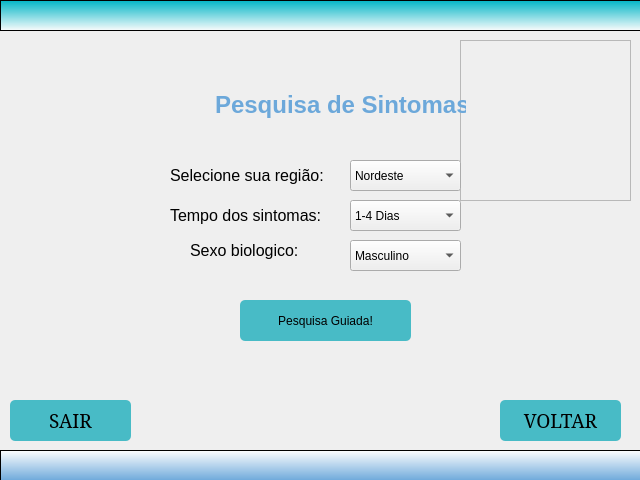
<?xml version="1.0" encoding="UTF-8"?>
<ui version="4.0">
 <class>MainWindow</class>
 <widget class="QMainWindow" name="MainWindow">
  <property name="geometry">
   <rect>
    <x>0</x>
    <y>0</y>
    <width>640</width>
    <height>480</height>
   </rect>
  </property>
  <property name="font">
   <font>
    <weight>50</weight>
    <bold>false</bold>
   </font>
  </property>
  <property name="windowTitle">
   <string>MainWindow</string>
  </property>
  <widget class="QWidget" name="centralwidget">
   <property name="styleSheet">
    <string notr="true">font: 14pt &quot;Constantia&quot;;</string>
   </property>
   <widget class="QFrame" name="frame">
    <property name="geometry">
     <rect>
      <x>0</x>
      <y>0</y>
      <width>641</width>
      <height>31</height>
     </rect>
    </property>
    <property name="styleSheet">
     <string notr="true">background-color: qlineargradient(spread:pad, x1:0.5, y1:0, x2:0.5, y2:1, stop:0 rgba(0, 181, 198, 255), stop:1 rgba(255, 255, 255, 224));</string>
    </property>
    <property name="frameShape">
     <enum>QFrame::StyledPanel</enum>
    </property>
    <property name="frameShadow">
     <enum>QFrame::Raised</enum>
    </property>
   </widget>
   <widget class="QFrame" name="frame_2">
    <property name="geometry">
     <rect>
      <x>0</x>
      <y>450</y>
      <width>641</width>
      <height>31</height>
     </rect>
    </property>
    <property name="styleSheet">
     <string notr="true">background-color: qlineargradient(spread:pad, x1:0.5, y1:0, x2:0.5, y2:1, stop:0 rgba(255, 255, 255, 255), stop:1 rgba(108, 168, 218, 255));</string>
    </property>
    <property name="frameShape">
     <enum>QFrame::StyledPanel</enum>
    </property>
    <property name="frameShadow">
     <enum>QFrame::Raised</enum>
    </property>
   </widget>
   <widget class="QFrame" name="frame_3">
    <property name="geometry">
     <rect>
      <x>460</x>
      <y>40</y>
      <width>171</width>
      <height>161</height>
     </rect>
    </property>
    <property name="toolTipDuration">
     <number>1</number>
    </property>
    <property name="styleSheet">
     <string notr="true">border-image: url(:/simbolo/logo-_simbolo-removebg-preview.png);</string>
    </property>
    <property name="frameShape">
     <enum>QFrame::StyledPanel</enum>
    </property>
    <property name="frameShadow">
     <enum>QFrame::Raised</enum>
    </property>
   </widget>
   <widget class="QPushButton" name="botaosair">
    <property name="geometry">
     <rect>
      <x>10</x>
      <y>400</y>
      <width>121</width>
      <height>41</height>
     </rect>
    </property>
    <property name="font">
     <font>
      <family>Constantia</family>
      <pointsize>14</pointsize>
      <weight>50</weight>
      <italic>false</italic>
      <bold>false</bold>
     </font>
    </property>
    <property name="cursor">
     <cursorShape>PointingHandCursor</cursorShape>
    </property>
    <property name="styleSheet">
     <string notr="true">QPushButton{
background-color: rgb(72, 187, 198);
border-radius: 5px;	
}
QPushButton:hover{
background-color: rgb(72, 187, 198);
border-radius: 5px;	
}
QPushButton:pressed{
background-color: rgb(255 , 255, 255);
border-radius: 5px;	
}
</string>
    </property>
    <property name="text">
     <string>SAIR</string>
    </property>
   </widget>
   <widget class="QPushButton" name="botaovoltar">
    <property name="geometry">
     <rect>
      <x>500</x>
      <y>400</y>
      <width>121</width>
      <height>41</height>
     </rect>
    </property>
    <property name="font">
     <font>
      <family>Constantia</family>
      <pointsize>14</pointsize>
      <weight>50</weight>
      <italic>false</italic>
      <bold>false</bold>
     </font>
    </property>
    <property name="cursor">
     <cursorShape>PointingHandCursor</cursorShape>
    </property>
    <property name="styleSheet">
     <string notr="true">QPushButton{
background-color: rgb(72, 187, 198);
border-radius: 5px;	
}
QPushButton:hover{
background-color: rgb(72, 187, 198);
border-radius: 5px;	
}
QPushButton:pressed{
background-color: rgb(255 , 255, 255);
border-radius: 5px;	
}
</string>
    </property>
    <property name="text">
     <string>VOLTAR</string>
    </property>
   </widget>
   <widget class="QLabel" name="label_principal">
    <property name="geometry">
     <rect>
      <x>215</x>
      <y>80</y>
      <width>251</width>
      <height>50</height>
     </rect>
    </property>
    <property name="styleSheet">
     <string notr="true">
color: rgb(108, 168, 218);</string>
    </property>
    <property name="text">
     <string>&lt;html&gt;&lt;head/&gt;&lt;body&gt;&lt;p&gt;&lt;span style=&quot; font-size:18pt; font-weight:600;&quot;&gt;Pesquisa de Sintomas!&lt;/span&gt;&lt;/p&gt;&lt;/body&gt;&lt;/html&gt;</string>
    </property>
   </widget>
   <widget class="QComboBox" name="comboregio">
    <property name="enabled">
     <bool>true</bool>
    </property>
    <property name="geometry">
     <rect>
      <x>350</x>
      <y>160</y>
      <width>111</width>
      <height>31</height>
     </rect>
    </property>
    <property name="cursor">
     <cursorShape>PointingHandCursor</cursorShape>
    </property>
    <property name="styleSheet">
     <string notr="true">
font: 12pt &quot;Constantia&quot;;</string>
    </property>
    <item>
     <property name="text">
      <string>Nordeste</string>
     </property>
    </item>
    <item>
     <property name="text">
      <string>Nenhum</string>
     </property>
    </item>
    <item>
     <property name="text">
      <string>Sudeste</string>
     </property>
    </item>
    <item>
     <property name="text">
      <string>Sul</string>
     </property>
    </item>
    <item>
     <property name="text">
      <string>Centro-Oeste</string>
     </property>
    </item>
    <item>
     <property name="text">
      <string>Norte</string>
     </property>
    </item>
   </widget>
   <widget class="QLabel" name="label_regiao">
    <property name="geometry">
     <rect>
      <x>170</x>
      <y>160</y>
      <width>171</width>
      <height>31</height>
     </rect>
    </property>
    <property name="text">
     <string>&lt;html&gt;&lt;head/&gt;&lt;body&gt;&lt;p&gt;&lt;span style=&quot; font-size:12pt;&quot;&gt;Selecione sua região:&lt;/span&gt;&lt;/p&gt;&lt;/body&gt;&lt;/html&gt;</string>
    </property>
   </widget>
   <widget class="QLabel" name="label_tempo">
    <property name="geometry">
     <rect>
      <x>170</x>
      <y>200</y>
      <width>181</width>
      <height>31</height>
     </rect>
    </property>
    <property name="text">
     <string>&lt;html&gt;&lt;head/&gt;&lt;body&gt;&lt;p&gt;&lt;span style=&quot; font-size:12pt;&quot;&gt;Tempo dos sintomas:&lt;/span&gt;&lt;/p&gt;&lt;/body&gt;&lt;/html&gt;</string>
    </property>
   </widget>
   <widget class="QComboBox" name="combotempo">
    <property name="geometry">
     <rect>
      <x>350</x>
      <y>200</y>
      <width>111</width>
      <height>31</height>
     </rect>
    </property>
    <property name="cursor">
     <cursorShape>PointingHandCursor</cursorShape>
    </property>
    <property name="styleSheet">
     <string notr="true">
font: 12pt &quot;Constantia&quot;;</string>
    </property>
    <item>
     <property name="text">
      <string>1-4 Dias</string>
     </property>
    </item>
    <item>
     <property name="text">
      <string>Não sei dizer</string>
     </property>
    </item>
    <item>
     <property name="text">
      <string>5-6 Dias</string>
     </property>
    </item>
    <item>
     <property name="text">
      <string>1 Semana</string>
     </property>
    </item>
    <item>
     <property name="text">
      <string>2 Semanas</string>
     </property>
    </item>
    <item>
     <property name="text">
      <string>Mais de 2 semanas </string>
     </property>
    </item>
    <item>
     <property name="text">
      <string>Mais de 1 mês</string>
     </property>
    </item>
    <item>
     <property name="text">
      <string>Mais de 1 ano</string>
     </property>
    </item>
   </widget>
   <widget class="QPushButton" name="botaopesquisa">
    <property name="geometry">
     <rect>
      <x>240</x>
      <y>300</y>
      <width>171</width>
      <height>41</height>
     </rect>
    </property>
    <property name="cursor">
     <cursorShape>PointingHandCursor</cursorShape>
    </property>
    <property name="styleSheet">
     <string notr="true">QPushButton{
background-color: rgb(72, 187, 198);
border-radius: 5px;	
}
QPushButton:hover{
background-color: rgb(72, 187, 198);
border-radius: 5px;	
}
QPushButton:pressed{
background-color: rgb(255 , 255, 255);
border-radius: 5px;	
}
</string>
    </property>
    <property name="text">
     <string>Pesquisa Guiada!</string>
    </property>
   </widget>
   <widget class="QLabel" name="label_sexo">
    <property name="geometry">
     <rect>
      <x>190</x>
      <y>240</y>
      <width>111</width>
      <height>21</height>
     </rect>
    </property>
    <property name="text">
     <string>&lt;html&gt;&lt;head/&gt;&lt;body&gt;&lt;p&gt;&lt;span style=&quot; font-size:12pt;&quot;&gt;Sexo biologico:&lt;/span&gt;&lt;/p&gt;&lt;/body&gt;&lt;/html&gt;</string>
    </property>
   </widget>
   <widget class="QComboBox" name="combosexo">
    <property name="geometry">
     <rect>
      <x>350</x>
      <y>240</y>
      <width>111</width>
      <height>31</height>
     </rect>
    </property>
    <property name="cursor">
     <cursorShape>PointingHandCursor</cursorShape>
    </property>
    <property name="styleSheet">
     <string notr="true">
font: 12pt &quot;Constantia&quot;;</string>
    </property>
    <item>
     <property name="text">
      <string>Masculino</string>
     </property>
    </item>
    <item>
     <property name="text">
      <string>Feminino</string>
     </property>
    </item>
    <item>
     <property name="text">
      <string>Prefiro-não-dizer</string>
     </property>
    </item>
   </widget>
  </widget>
 </widget>
 <resources>
  <include location="simbolo.qrc"/>
 </resources>
 <connections/>
</ui>
